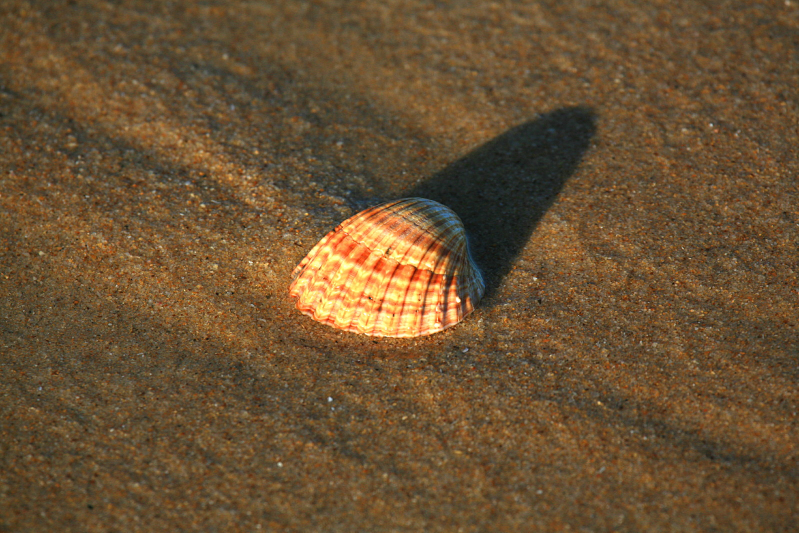
#> input picture dev_dataset/1.jpg, 1598 x 1066 px, given as the content of the folder dev_dataset/10.jpg, which was not available (shown at 1/2 size)
$ python dhash.py dev_dataset dev_dataset/10.jpg   (older library calls are emulated)
#> lines starting #> are read from the running program, lines starting #| are printed output that depends on the picture; pictures that were not available may be replaced by others from this repository, and a replacement may not be noted
#> further down, img is the input picture: PIL image 1598x1066 RGB; mean R, G, B 106.2, 81.6, 51.3
from sys import argv
from sys import exit
from os import listdir
from PIL import Image
from PIL import ImageStat

def DifferenceHash(theImage):

	# Convert the image to 8-bit grayscale.
	theImage = theImage.convert("L") # 8-bit grayscale
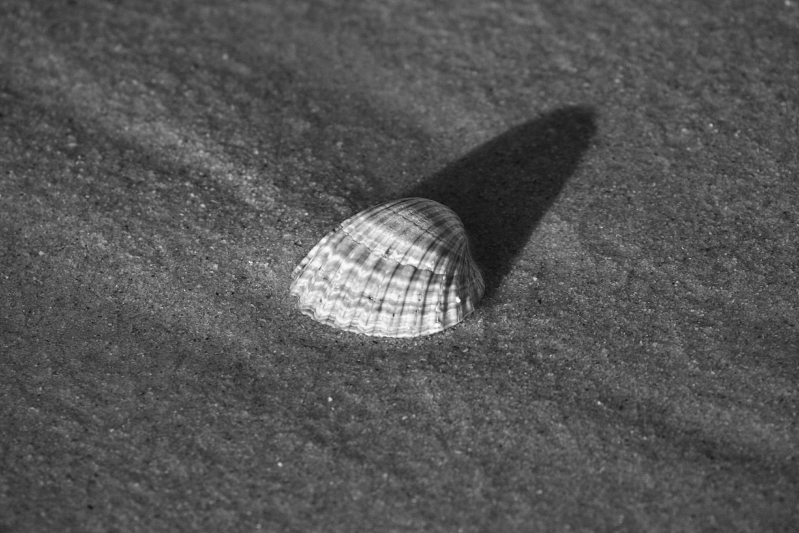
#> theImage: PIL image 1598x1066 L (shown at 1/2 size); min 8, max 255, mean 85.5

	# Squeeze it down to an 8x8 image.
	theImage = theImage.resize((8,8), Image.ANTIALIAS)

	# Go through the image pixel by pixel.
	# Return 1-bits when a pixel is equal to or brighter than the previous
	# pixel, and 0-bits when it's below.

	# Use the 64th pixel as the 0th pixel.
	previousPixel = theImage.getpixel((0, 7))
#> previousPixel = 71

	differenceHash = 0
	for row in range(0, 8, 2):

		# Go left to right on odd rows.
		for col in range(8):
			differenceHash <<= 1
			pixel = theImage.getpixel((col, row))
			differenceHash |= 1 * (pixel >= previousPixel)
			previousPixel = pixel

		row += 1

		# Go right to left on even rows.
		for col in range(7, -1, -1):
			differenceHash <<= 1
			pixel = theImage.getpixel((col, row))
			differenceHash |= 1 * (pixel >= previousPixel)
			previousPixel = pixel
#> after the loop, differenceHash = 13606045556262759800

	return differenceHash

if __name__ == '__main__':

    if len(argv) == 3:

        # Go through all the images in directory
        # and create difference hashes for each one
        imgNames = listdir(argv[2])
        hashes = []
        for i in range(len(imgNames)):
            img = Image.open(argv[2] + '/' + imgNames[i])
            hashes.append(DifferenceHash(img))

        # Make all the different hash comparisons
        # and print out those with 90+ percent of similarity
        for i in range(len(imgNames)):
            hash = hashes[i]

            for j in range(i+1,len(imgNames)):
                testHash = hashes[j]
                similarityPercent = (64 - bin(hash ^ testHash).count('1'))*100.0/64.0
                if similarityPercent>90:
                    print(imgNames[i], imgNames[j], similarityPercent)
#> this loop made 1 pass
#> hash on pass 1: 13606045556262759800

    else:
        print('usage: solution.py [-h] --path PATH \n')
        print('First test task on image similarity.\n')
        print('optional arguments:')
        print('\t-h, --help         show this help message and exit')
        print('\t--path PATH        folder with images')

$ run again, on dev_dataset/12.jpg
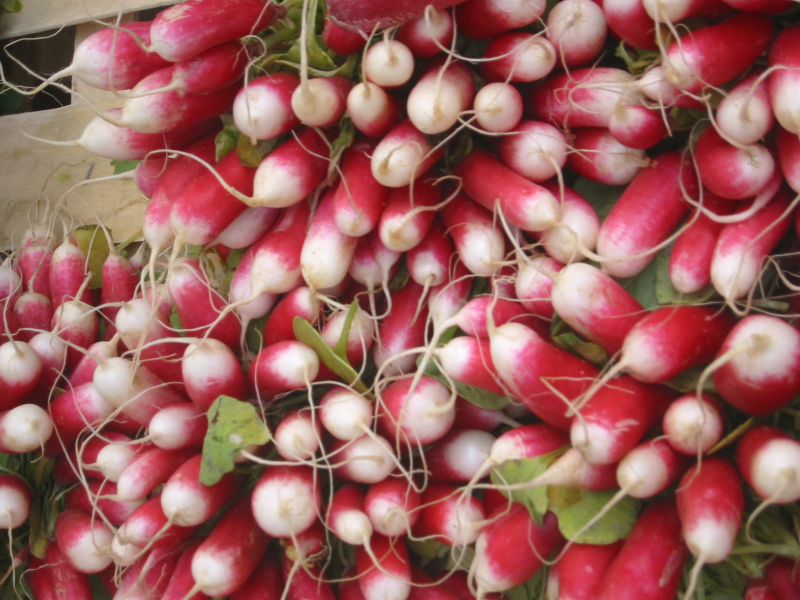
#> input picture dev_dataset/12.jpg, 1600 x 1200 px, given as the content of the folder dev_dataset/12.jpg, which was not available (shown at 1/2 size)
#> img is the input picture: PIL image 1600x1200 RGB; mean R, G, B 154.2, 95.6, 91.8
#> in DifferenceHash, `theImage = theImage.convert("L")`:
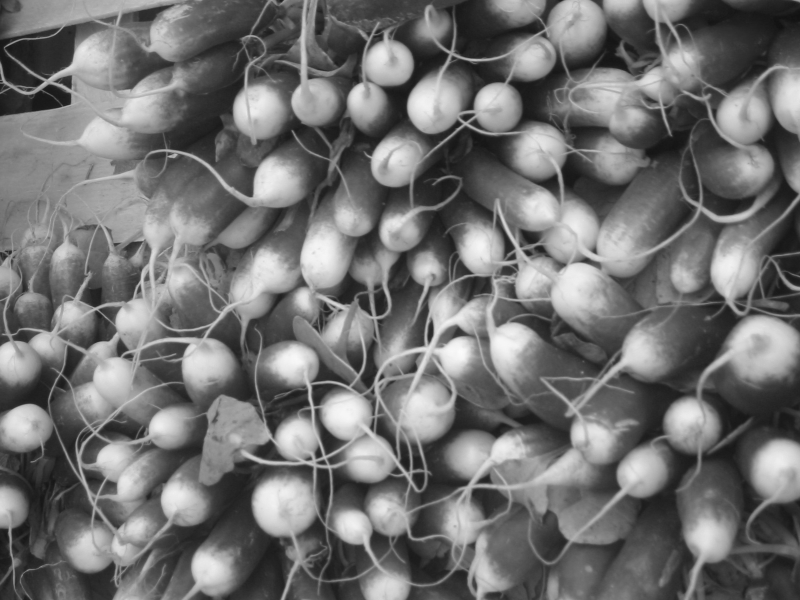
#> theImage: PIL image 1600x1200 L (shown at 1/2 size); min 16, max 253, mean 112.7
#> previousPixel = 87
#> after the loop in DifferenceHash, `for row in range(0, 8, 2):`: differenceHash = 15326758801094890610
#> the loop `for i in range(len(imgNames)):` made 1 pass
#> hash on pass 1: 15326758801094890610

$ run again, on dev_dataset/16.jpg
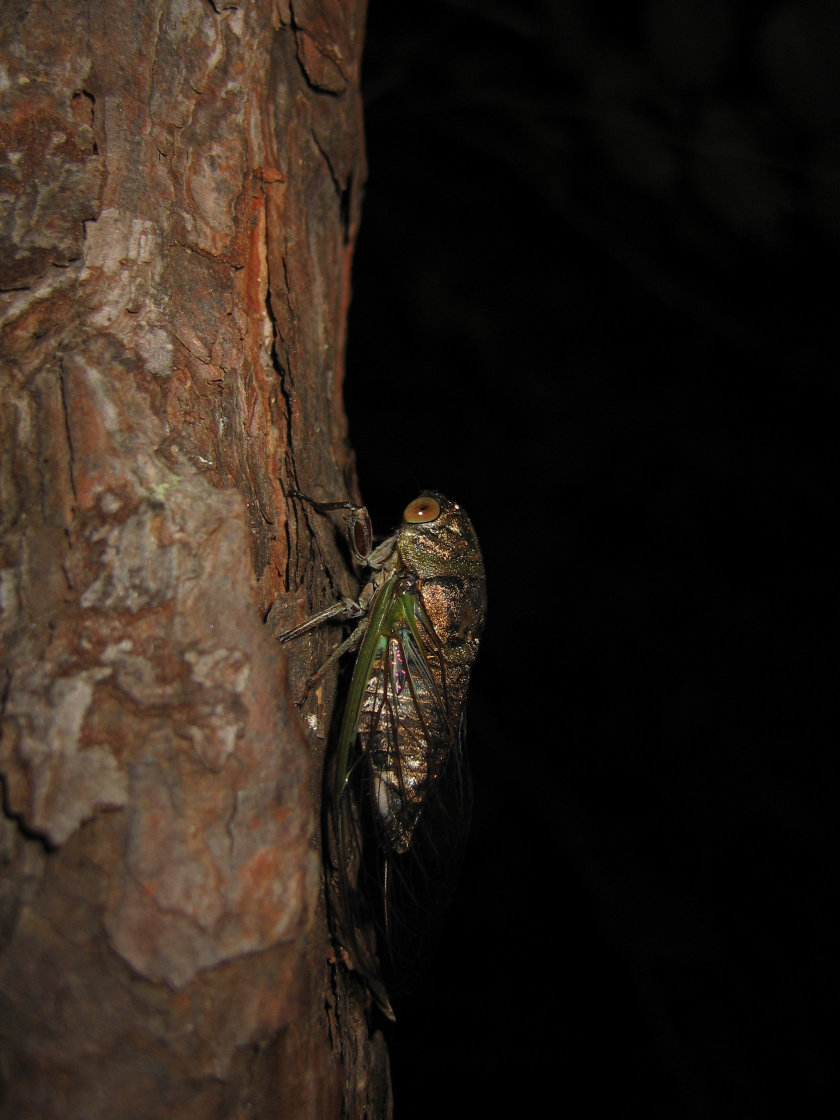
#> input picture dev_dataset/16.jpg, 1680 x 2240 px, given as the content of the folder dev_dataset/16.jpg, which was not available (shown at 1/2 size)
#> img is the input picture: PIL image 1680x2240 RGB; mean R, G, B 42.5, 32.5, 24.3
#> in DifferenceHash, `theImage = theImage.convert("L")`:
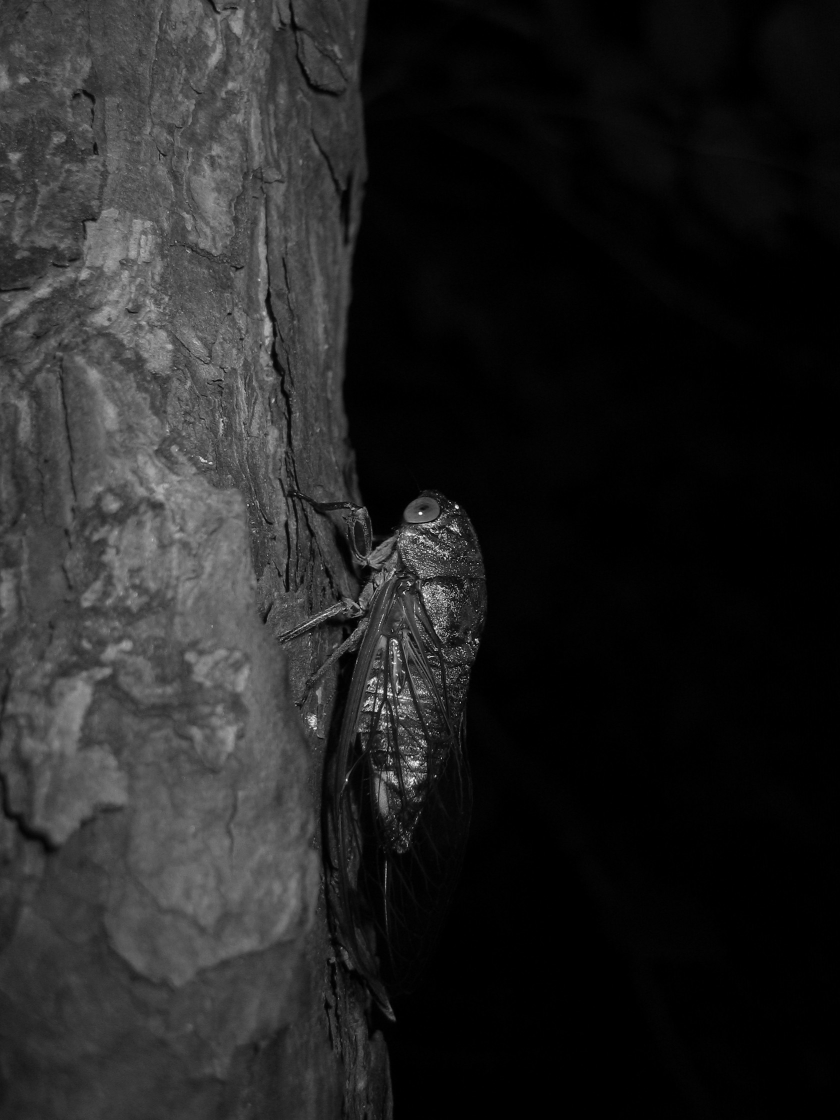
#> theImage: PIL image 1680x2240 L (shown at 1/2 size); min 0, max 255, mean 34.5
#> previousPixel = 45
#> after the loop in DifferenceHash, `for row in range(0, 8, 2):`: differenceHash = 14361633959712810734
#> the loop `for i in range(len(imgNames)):` made 1 pass
#> hash on pass 1: 14361633959712810734
